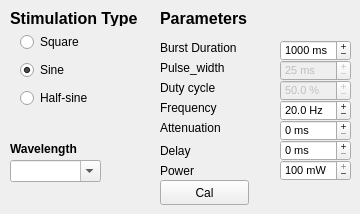
    <widget class="QWidget" name="tab_2">
     <attribute name="title">
      <string>laser 2</string>
     </attribute>
     <widget class="QSpinBox" name="Laser_burst_delay_2">
      <property name="enabled">
       <bool>true</bool>
      </property>
      <property name="geometry">
       <rect>
        <x>280</x>
        <y>140</y>
        <width>71</width>
        <height>21</height>
       </rect>
      </property>
      <property name="font">
       <font>
        <pointsize>8</pointsize>
       </font>
      </property>
      <property name="buttonSymbols">
       <enum>QAbstractSpinBox::PlusMinus</enum>
      </property>
      <property name="suffix">
       <string> ms</string>
      </property>
      <property name="maximum">
       <number>5000</number>
      </property>
      <property name="singleStep">
       <number>50</number>
      </property>
      <property name="value">
       <number>0</number>
      </property>
     </widget>
     <widget class="QLabel" name="label_74">
      <property name="enabled">
       <bool>true</bool>
      </property>
      <property name="geometry">
       <rect>
        <x>160</x>
        <y>10</y>
        <width>121</width>
        <height>16</height>
       </rect>
      </property>
      <property name="font">
       <font>
        <pointsize>12</pointsize>
        <bold>true</bold>
       </font>
      </property>
      <property name="text">
       <string>Parameters</string>
      </property>
     </widget>
     <widget class="QSpinBox" name="Laser_burst_duration_2">
      <property name="enabled">
       <bool>true</bool>
      </property>
      <property name="geometry">
       <rect>
        <x>280</x>
        <y>40</y>
        <width>71</width>
        <height>21</height>
       </rect>
      </property>
      <property name="font">
       <font>
        <pointsize>8</pointsize>
       </font>
      </property>
      <property name="buttonSymbols">
       <enum>QAbstractSpinBox::PlusMinus</enum>
      </property>
      <property name="suffix">
       <string> ms</string>
      </property>
      <property name="maximum">
       <number>9999999</number>
      </property>
      <property name="singleStep">
       <number>100</number>
      </property>
      <property name="value">
       <number>1000</number>
      </property>
     </widget>
     <widget class="QLabel" name="label_75">
      <property name="enabled">
       <bool>true</bool>
      </property>
      <property name="geometry">
       <rect>
        <x>160</x>
        <y>160</y>
        <width>91</width>
        <height>21</height>
       </rect>
      </property>
      <property name="text">
       <string>Power</string>
      </property>
     </widget>
     <widget class="QWidget" name="layoutWidget">
      <property name="geometry">
       <rect>
        <x>20</x>
        <y>30</y>
        <width>111</width>
        <height>83</height>
       </rect>
      </property>
      <layout class="QVBoxLayout" name="verticalLayout_2">
       <item>
        <widget class="QRadioButton" name="radioSquare_2">
         <property name="text">
          <string>Square</string>
         </property>
         <property name="checked">
          <bool>false</bool>
         </property>
        </widget>
       </item>
       <item>
        <widget class="QRadioButton" name="radioSine_2">
         <property name="text">
          <string>Sine</string>
         </property>
         <property name="checked">
          <bool>true</bool>
         </property>
        </widget>
       </item>
       <item>
        <widget class="QRadioButton" name="radioHSine_2">
         <property name="text">
          <string>Half-sine</string>
         </property>
        </widget>
       </item>
      </layout>
     </widget>
     <widget class="QLabel" name="label_76">
      <property name="enabled">
       <bool>true</bool>
      </property>
      <property name="geometry">
       <rect>
        <x>160</x>
        <y>100</y>
        <width>91</width>
        <height>16</height>
       </rect>
      </property>
      <property name="text">
       <string>Frequency</string>
      </property>
     </widget>
     <widget class="QLabel" name="label_77">
      <property name="enabled">
       <bool>true</bool>
      </property>
      <property name="geometry">
       <rect>
        <x>160</x>
        <y>80</y>
        <width>101</width>
        <height>16</height>
       </rect>
      </property>
      <property name="text">
       <string>Duty cycle</string>
      </property>
     </widget>
     <widget class="QSpinBox" name="Laser_burst_power_2">
      <property name="enabled">
       <bool>true</bool>
      </property>
      <property name="geometry">
       <rect>
        <x>280</x>
        <y>160</y>
        <width>71</width>
        <height>21</height>
       </rect>
      </property>
      <property name="font">
       <font>
        <pointsize>8</pointsize>
       </font>
      </property>
      <property name="buttonSymbols">
       <enum>QAbstractSpinBox::PlusMinus</enum>
      </property>
      <property name="suffix">
       <string> mW</string>
      </property>
      <property name="maximum">
       <number>100</number>
      </property>
      <property name="value">
       <number>100</number>
      </property>
     </widget>
     <widget class="QLabel" name="label_78">
      <property name="enabled">
       <bool>true</bool>
      </property>
      <property name="geometry">
       <rect>
        <x>160</x>
        <y>40</y>
        <width>121</width>
        <height>16</height>
       </rect>
      </property>
      <property name="text">
       <string>Burst Duration</string>
      </property>
     </widget>
     <widget class="QLabel" name="label_79">
      <property name="enabled">
       <bool>true</bool>
      </property>
      <property name="geometry">
       <rect>
        <x>10</x>
        <y>10</y>
        <width>141</width>
        <height>16</height>
       </rect>
      </property>
      <property name="font">
       <font>
        <pointsize>12</pointsize>
        <bold>true</bold>
       </font>
      </property>
      <property name="text">
       <string>Stimulation Type</string>
      </property>
     </widget>
     <widget class="QLabel" name="label_80">
      <property name="enabled">
       <bool>true</bool>
      </property>
      <property name="geometry">
       <rect>
        <x>160</x>
        <y>60</y>
        <width>91</width>
        <height>16</height>
       </rect>
      </property>
      <property name="text">
       <string>Pulse_width</string>
      </property>
     </widget>
     <widget class="QLabel" name="label_81">
      <property name="enabled">
       <bool>true</bool>
      </property>
      <property name="geometry">
       <rect>
        <x>160</x>
        <y>140</y>
        <width>91</width>
        <height>21</height>
       </rect>
      </property>
      <property name="text">
       <string>Delay</string>
      </property>
     </widget>
     <widget class="QDoubleSpinBox" name="Laser_burst_freq_2">
      <property name="geometry">
       <rect>
        <x>280</x>
        <y>100</y>
        <width>71</width>
        <height>21</height>
       </rect>
      </property>
      <property name="font">
       <font>
        <pointsize>8</pointsize>
       </font>
      </property>
      <property name="buttonSymbols">
       <enum>QAbstractSpinBox::PlusMinus</enum>
      </property>
      <property name="suffix">
       <string> Hz</string>
      </property>
      <property name="decimals">
       <number>1</number>
      </property>
      <property name="minimum">
       <double>0.100000000000000</double>
      </property>
      <property name="maximum">
       <double>200.000000000000000</double>
      </property>
      <property name="value">
       <double>20.000000000000000</double>
      </property>
     </widget>
     <widget class="QSpinBox" name="Laser_burst_pulsewidth_2">
      <property name="enabled">
       <bool>false</bool>
      </property>
      <property name="geometry">
       <rect>
        <x>280</x>
        <y>60</y>
        <width>71</width>
        <height>21</height>
       </rect>
      </property>
      <property name="font">
       <font>
        <pointsize>8</pointsize>
       </font>
      </property>
      <property name="buttonSymbols">
       <enum>QAbstractSpinBox::PlusMinus</enum>
      </property>
      <property name="suffix">
       <string> ms</string>
      </property>
      <property name="maximum">
       <number>20000</number>
      </property>
      <property name="value">
       <number>25</number>
      </property>
     </widget>
     <widget class="QSpinBox" name="Laser_burst_attenuation_2">
      <property name="enabled">
       <bool>true</bool>
      </property>
      <property name="geometry">
       <rect>
        <x>280</x>
        <y>120</y>
        <width>71</width>
        <height>21</height>
       </rect>
      </property>
      <property name="font">
       <font>
        <pointsize>8</pointsize>
       </font>
      </property>
      <property name="buttonSymbols">
       <enum>QAbstractSpinBox::PlusMinus</enum>
      </property>
      <property name="suffix">
       <string> ms</string>
      </property>
      <property name="maximum">
       <number>2000</number>
      </property>
      <property name="singleStep">
       <number>100</number>
      </property>
      <property name="value">
       <number>0</number>
      </property>
     </widget>
     <widget class="QDoubleSpinBox" name="Laser_burst_duty_2">
      <property name="enabled">
       <bool>false</bool>
      </property>
      <property name="geometry">
       <rect>
        <x>280</x>
        <y>80</y>
        <width>71</width>
        <height>21</height>
       </rect>
      </property>
      <property name="font">
       <font>
        <pointsize>8</pointsize>
       </font>
      </property>
      <property name="buttonSymbols">
       <enum>QAbstractSpinBox::PlusMinus</enum>
      </property>
      <property name="suffix">
       <string> %</string>
      </property>
      <property name="decimals">
       <number>1</number>
      </property>
      <property name="maximum">
       <double>100.000000000000000</double>
      </property>
      <property name="value">
       <double>50.000000000000000</double>
      </property>
     </widget>
     <widget class="QLabel" name="label_82">
      <property name="enabled">
       <bool>true</bool>
      </property>
      <property name="geometry">
       <rect>
        <x>160</x>
        <y>120</y>
        <width>91</width>
        <height>16</height>
       </rect>
      </property>
      <property name="text">
       <string>Attenuation</string>
      </property>
     </widget>
     <widget class="QLabel" name="label_3">
      <property name="geometry">
       <rect>
        <x>10</x>
        <y>140</y>
        <width>91</width>
        <height>17</height>
       </rect>
      </property>
      <property name="font">
       <font>
        <bold>true</bold>
       </font>
      </property>
      <property name="text">
       <string>Wavelength</string>
      </property>
     </widget>
     <widget class="QComboBox" name="WaveLength_combo_2">
      <property name="geometry">
       <rect>
        <x>10</x>
        <y>160</y>
        <width>91</width>
        <height>22</height>
       </rect>
      </property>
      <property name="font">
       <font>
        <pointsize>8</pointsize>
       </font>
      </property>
      <property name="editable">
       <bool>true</bool>
      </property>
      <property name="currentText">
       <string/>
      </property>
      <property name="currentIndex">
       <number>-1</number>
      </property>
      <property name="placeholderText">
       <string>0</string>
      </property>
     </widget>
     <widget class="QPushButton" name="calB_2">
      <property name="geometry">
       <rect>
        <x>160</x>
        <y>180</y>
        <width>89</width>
        <height>25</height>
       </rect>
      </property>
      <property name="text">
       <string>Cal</string>
      </property>
     </widget>
    </widget>
